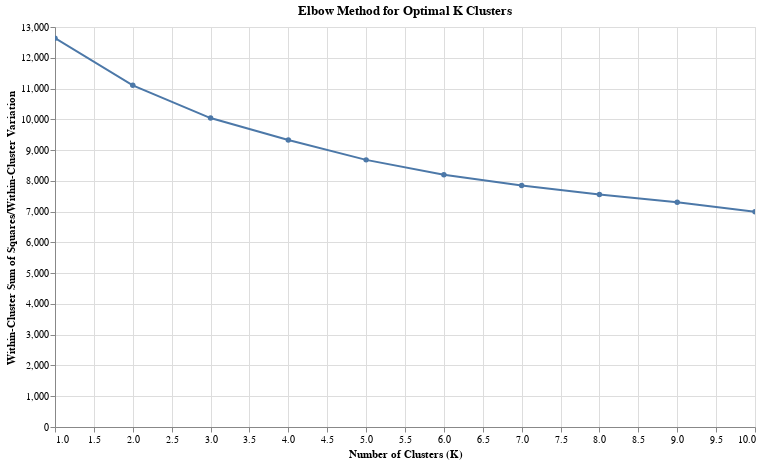

The notebook cell saved with this chart:
### Code cell
elbow_plot(df_scaled)

### Figure 1 — Vega-Lite specification as saved in the notebook (floating-point values rounded to 4 significant figures)
{"config": {"view": {"continuousWidth": 300, "continuousHeight": 300}}, "data": {"name": "data-052bf7712ee2f3bd40b7573e4d5ff9d7"}, "mark": {"type": "line", "point": true}, "encoding": {"x": {"field": "Number of clusters", "title": "Number of Clusters (K)", "type": "quantitative"}, "y": {"field": "WCSS", "title": "Within-Cluster Sum of Squares/Within-Cluster Variation", "type": "quantitative"}}, "height": 400, "params": [{"name": "param_20", "select": {"type": "interval", "encodings": ["x", "y"]}, "bind": "scales"}], "title": "Elbow Method for Optimal K Clusters", "width": 700, "$schema": "https://vega.github.io/schema/vega-lite/v5.20.1.json", "datasets": {"data-052bf7712ee2f3bd40b7573e4d5ff9d7": [{"Number of clusters": 1, "WCSS": 12640.0}, {"Number of clusters": 2, "WCSS": 11110.0}, {"Number of clusters": 3, "WCSS": 10040.0}, {"Number of clusters": 4, "WCSS": 9329.0}, {"Number of clusters": 5, "WCSS": 8682.0}, {"Number of clusters": 6, "WCSS": 8200.0}, {"Number of clusters": 7, "WCSS": 7846.0}, {"Number of clusters": 8, "WCSS": 7553.0}, {"Number of clusters": 9, "WCSS": 7305.0}, {"Number of clusters": 10, "WCSS": 6996.0}]}}
